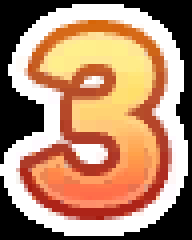
#> input picture data/digit_templates/digit_3.png, 48 x 60 px, given in place of 1774657070255_175_1185.png, which was not available (shown 4 times larger)
$ python debug_template_scale.py
#> lines starting #> are read from the running program, lines starting #| are printed output that depends on the picture; pictures that were not available may be replaced by others from this repository, and a replacement may not be noted
"""Figure out the right scale for template matching by testing against known crops."""
import cv2
import numpy as np
from pathlib import Path

# Load a known gain crop with "+11" visible
crop = cv2.imread("data/gain_ocr_samples/1774657070255_175_1185.png")
#> crop is the input picture: shape (60, 48, 3); mean B, G, R 108.7, 136.5, 178.8
print(f"Crop size: {crop.shape[1]}x{crop.shape[0]}")
#| Crop size: 48x60

# Load the "1" template (has alpha channel)
tmpl_rgba = cv2.imread("data/digit_templates/digit_1.png", cv2.IMREAD_UNCHANGED)
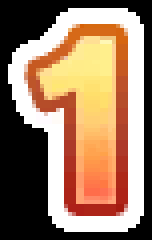
#> input picture data/digit_templates/digit_1.png, 38 x 60 px, found by its file name (shown 4 times larger)
#> tmpl_rgba is the input picture: shape (60, 38, 4); mean B, G, R, A 99.3, 123.5, 155.2, 162.6
print(f"Template 1 size: {tmpl_rgba.shape[1]}x{tmpl_rgba.shape[0]}")
#| Template 1 size: 38x60

# Load the "+" template
plus_rgba = cv2.imread("data/digit_templates/digit_plus.png", cv2.IMREAD_UNCHANGED)
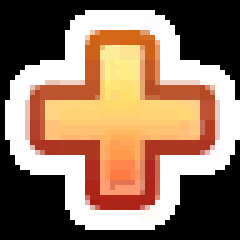
#> input picture data/digit_templates/digit_plus.png, 48 x 48 px, found by its file name (shown 5 times larger)
#> plus_rgba is the input picture: shape (48, 48, 4); mean B, G, R, A 96.8, 118.2, 148.9, 154.7
print(f"Template + size: {plus_rgba.shape[1]}x{plus_rgba.shape[0]}")
#| Template + size: 48x48

# Try different scales and find best match
best_scale = 0
best_val = 0

for scale_pct in range(30, 80, 2):
    scale = scale_pct / 100.0
    h = int(tmpl_rgba.shape[0] * scale)
    w = int(tmpl_rgba.shape[1] * scale)
    if h > crop.shape[0] or w > crop.shape[1]:
        continue

    # Resize template
    resized = cv2.resize(tmpl_rgba, (w, h), interpolation=cv2.INTER_AREA)

    # Split alpha
    tmpl_bgr = resized[:, :, :3]
    tmpl_alpha = resized[:, :, 3]

    # Create mask from alpha
    mask = (tmpl_alpha > 128).astype(np.uint8) * 255

    # Match
    result = cv2.matchTemplate(crop, tmpl_bgr, cv2.TM_CCORR_NORMED, mask=mask)
    min_val, max_val, min_loc, max_loc = cv2.minMaxLoc(result)

    if max_val > best_val:
        best_val = max_val
        best_scale = scale_pct
        best_loc = max_loc

    if scale_pct % 10 == 0:
        print(f"  scale={scale_pct}%: max_val={max_val:.4f} at {max_loc}")
#> this loop made 25 passes
#> (min_val, max_val, min_loc, best_val, best_loc) on pass 1: (0.518, 0.955, (0, 23), 0.955, (26, 9))
#> (min_val, max_val, min_loc, max_loc) on passes 2 to 7: (0.551, 0.937, (0, 22), (21, 22)), (0.568, 0.933, (0, 21), (22, 22)), (0.629, 0.938, (35, 0), (25, 5)), (0.655, 0.939, (34, 0), (20, 8)), (0.686, 0.945, (33, 0), (20, 8)), (0.689, 0.945, (33, 0), (20, 8))
#|   scale=30%: max_val=0.9551 at (26, 9)
#|   scale=40%: max_val=0.9454 at (20, 8)
#|   scale=50%: max_val=0.9300 at (25, 6)
#|   scale=60%: max_val=0.9347 at (22, 5)
#|   scale=70%: max_val=0.9269 at (20, 10)
#> pass 1, `result = cv2.matchTemplate(crop, tmpl_bgr, cv2.TM_CCORR_NORMED, mask=m..`:
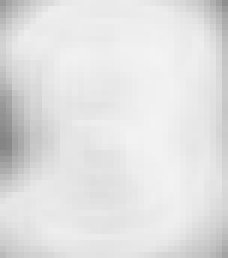
#> result: shape (43, 38) float32 (shown 6 times larger); min 0.518, max 0.955, mean 0.886
#> after the loop, best_scale = 30; best_val = 0.955

print(f"\nBest scale: {best_scale}% with match={best_val:.4f} at {best_loc}")
#| Best scale: 30% with match=0.9551 at (26, 9)
print(f"Template at {best_scale}%: {int(tmpl_rgba.shape[1]*best_scale/100)}x{int(tmpl_rgba.shape[0]*best_scale/100)}")
#| Template at 30%: 11x18
